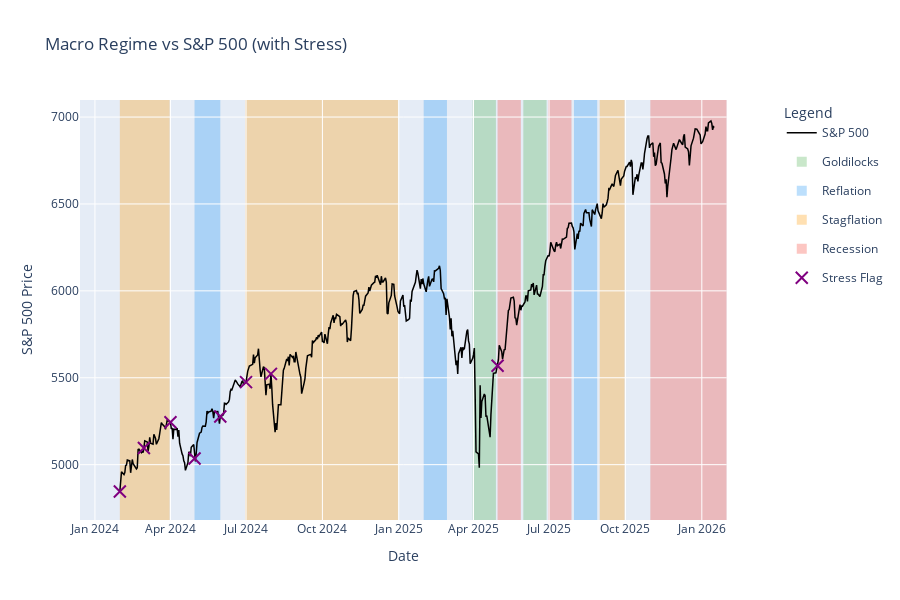

The notebook cell saved with this chart:
### Code cell
# Visualization: Regime vs SPX (with Stress Flag)
try:
    import yfinance as yf
    import plotly.graph_objects as go
    from plotly.subplots import make_subplots

    if 'df' not in locals() or 'date' not in df.columns:
        # Fallback if cell 1 wasn't run
        print("Please run the first cell to load 'df' with regime data.")
    else:
        # 1. Prepare Regime Data
        viz_df = df.copy()
        viz_df['date'] = pd.to_datetime(viz_df['date'])
        viz_df = viz_df.sort_values('date')
        
        start_date_viz = viz_df['date'].min()
        end_date_viz = viz_df['date'].max()

        # 2. Fetch SPX Data
        print(f"Fetching SPX data from {start_date_viz.date()} to {end_date_viz.date()}...")
        spx = yf.download("^GSPC", start=start_date_viz, end=end_date_viz + pd.Timedelta(days=1), progress=False)
        
        if spx.empty:
            print("Failed to fetch SPX data.")
        else:
            # Handle MultiIndex if present (yfinance update)
            if isinstance(spx.columns, pd.MultiIndex):
                spx_close = spx["Close"].iloc[:, 0] # Take first column if multi-level
            else:
                spx_close = spx["Close"]
            
            # 3. Create Plot
            fig = make_subplots(specs=[[{"secondary_y": True}]])

            # Add SPX trace
            fig.add_trace(
                go.Scatter(x=spx_close.index, y=spx_close, name="S&P 500", line=dict(color='black', width=1.5)),
                secondary_y=False,
            )

            # Add Background Colors for Regulation
            regime_colors = {
                1: "rgba(76, 175, 80, 0.3)",   # Green (Goldilocks)
                2: "rgba(33, 150, 243, 0.3)",  # Blue (Reflation)
                3: "rgba(255, 152, 0, 0.3)",   # Orange (Stagflation)
                4: "rgba(244, 67, 54, 0.3)"    # Red (Recession)
            }
            regime_labels = {
                1: "Goldilocks",
                2: "Reflation",
                3: "Stagflation",
                4: "Recession"
            }

             # Add invisible traces for Legend (Regimes)
            for r_id, color in regime_colors.items():
                fig.add_trace(
                    go.Scatter(
                        x=[None], y=[None],
                        mode='markers',
                        marker=dict(size=10, color=color, symbol='square'),
                        name=regime_labels.get(r_id, f"Regime {r_id}"),
                        legendgroup=f"group{r_id}",
                        showlegend=True
                    ),
                    secondary_y=False
                )

            # Draw Background Rectangles
            viz_df['group'] = (viz_df['regime_id'] != viz_df['regime_id'].shift()).cumsum()
            for _, group in viz_df.groupby('group'):
                r_id = group['regime_id'].iloc[0]
                g_start = group['date'].min()
                g_end = group['date'].max()
                if len(group) == 1:
                     g_end = g_start + pd.Timedelta(days=28) 
                
                if r_id in regime_colors:
                    fig.add_vrect(
                        x0=g_start,
                        x1=g_end,
                        fillcolor=regime_colors[r_id],
                        layer="below",
                        line_width=0,
                    )
            
            # Add Stress Flag Markers
            # Explicitly cast to boolean to handle potential string 'true'/'false' or objects
            # Convert non-boolean to boolean if necessary (e.g., string 'true' -> True)
            viz_df['stress_flag_bool'] = viz_df['stress_flag'].astype(str).str.lower() == 'true'
            
            stress_data = viz_df[viz_df['stress_flag_bool'] == True]
            print(f"Found {len(stress_data)} occurrences of stress_flag=True")
            
            if not stress_data.empty:
                # Align dates
                stress_dates = stress_data['date']
                # Reindex SPX to these dates, tolerating nearest match within say 3 days
                spx_locs = spx_close.index.get_indexer(stress_dates, method='nearest', tolerance=pd.Timedelta('3 days'))
                
                # Filter out -1s (no match found within tolerance)
                valid_locs = spx_locs != -1
                if valid_locs.any():
                    stress_y = spx_close.iloc[spx_locs[valid_locs]]
                    stress_x = spx_close.index[spx_locs[valid_locs]]

                    fig.add_trace(
                        go.Scatter(
                            x=stress_x,
                            y=stress_y,
                            mode='markers',
                            marker=dict(size=12, color='purple', symbol='x-thin', line=dict(width=2, color='purple')),
                            name="Stress Flag",
                            showlegend=True
                        ),
                        secondary_y=False
                    )
                else:
                    print("No matching SPX dates found for stress flags.")
            else:
                print("No stress flags found in the data.")

            fig.update_layout(
                title_text="Macro Regime vs S&P 500 (with Stress)",
                xaxis_title="Date",
                yaxis_title="S&P 500 Price",
                height=600,
                legend_title="Legend"
            )

            fig.show()

except ImportError as e:
    print(f"Library missing: {e}. Please install plotly and yfinance.")
except Exception as e:
    print(f"An error occurred during visualization: {e}")

### Figure 1 — Plotly figure (JSON) as saved in the notebook; plotly's stock layout.template omitted (floating-point values rounded to 4 significant figures; data arrays with more than 128 entries replaced by an {"elided": "..."} marker saying what was removed)
{"data": [{"line": {"color": "black", "width": 1.5}, "name": "S&P 500", "type": "scatter", "x": {"elided": "493 str values"}, "xaxis": "x", "y": {"elided": "493 float values"}, "yaxis": "y"}, {"legendgroup": "group1", "marker": {"color": "rgba(76, 175, 80, 0.3)", "size": 10, "symbol": "square"}, "mode": "markers", "name": "Goldilocks", "showlegend": true, "type": "scatter", "x": [null], "xaxis": "x", "y": [null], "yaxis": "y"}, {"legendgroup": "group2", "marker": {"color": "rgba(33, 150, 243, 0.3)", "size": 10, "symbol": "square"}, "mode": "markers", "name": "Reflation", "showlegend": true, "type": "scatter", "x": [null], "xaxis": "x", "y": [null], "yaxis": "y"}, {"legendgroup": "group3", "marker": {"color": "rgba(255, 152, 0, 0.3)", "size": 10, "symbol": "square"}, "mode": "markers", "name": "Stagflation", "showlegend": true, "type": "scatter", "x": [null], "xaxis": "x", "y": [null], "yaxis": "y"}, {"legendgroup": "group4", "marker": {"color": "rgba(244, 67, 54, 0.3)", "size": 10, "symbol": "square"}, "mode": "markers", "name": "Recession", "showlegend": true, "type": "scatter", "x": [null], "xaxis": "x", "y": [null], "yaxis": "y"}, {"marker": {"color": "purple", "line": {"color": "purple", "width": 2}, "size": 12, "symbol": "x-thin"}, "mode": "markers", "name": "Stress Flag", "showlegend": true, "type": "scatter", "x": ["2024-01-31T00:00:00.000000000", "2024-02-29T00:00:00.000000000", "2024-04-01T00:00:00.000000000", "2024-04-30T00:00:00.000000000", "2024-05-31T00:00:00.000000000", "2024-07-01T00:00:00.000000000", "2024-07-31T00:00:00.000000000", "2025-04-30T00:00:00.000000000"], "xaxis": "x", "y": [4846.0, 5096.0, 5244.0, 5036.0, 5278.0, 5475.0, 5522.0, 5569.0], "yaxis": "y"}], "layout": {"height": 600, "legend": {"title": {"text": "Legend"}}, "shapes": [{"fillcolor": "rgba(255, 152, 0, 0.3)", "layer": "below", "line": {"width": 0}, "type": "rect", "x0": "2024-01-31T00:00:00", "x1": "2024-03-31T00:00:00", "xref": "x", "y0": 0, "y1": 1, "yref": "y domain"}, {"fillcolor": "rgba(33, 150, 243, 0.3)", "layer": "below", "line": {"width": 0}, "type": "rect", "x0": "2024-04-30T00:00:00", "x1": "2024-05-31T00:00:00", "xref": "x", "y0": 0, "y1": 1, "yref": "y domain"}, {"fillcolor": "rgba(255, 152, 0, 0.3)", "layer": "below", "line": {"width": 0}, "type": "rect", "x0": "2024-06-30T00:00:00", "x1": "2024-12-31T00:00:00", "xref": "x", "y0": 0, "y1": 1, "yref": "y domain"}, {"fillcolor": "rgba(33, 150, 243, 0.3)", "layer": "below", "line": {"width": 0}, "type": "rect", "x0": "2025-01-31T00:00:00", "x1": "2025-02-28T00:00:00", "xref": "x", "y0": 0, "y1": 1, "yref": "y domain"}, {"fillcolor": "rgba(76, 175, 80, 0.3)", "layer": "below", "line": {"width": 0}, "type": "rect", "x0": "2025-03-31T00:00:00", "x1": "2025-04-28T00:00:00", "xref": "x", "y0": 0, "y1": 1, "yref": "y domain"}, {"fillcolor": "rgba(244, 67, 54, 0.3)", "layer": "below", "line": {"width": 0}, "type": "rect", "x0": "2025-04-30T00:00:00", "x1": "2025-05-28T00:00:00", "xref": "x", "y0": 0, "y1": 1, "yref": "y domain"}, {"fillcolor": "rgba(76, 175, 80, 0.3)", "layer": "below", "line": {"width": 0}, "type": "rect", "x0": "2025-05-31T00:00:00", "x1": "2025-06-28T00:00:00", "xref": "x", "y0": 0, "y1": 1, "yref": "y domain"}, {"fillcolor": "rgba(244, 67, 54, 0.3)", "layer": "below", "line": {"width": 0}, "type": "rect", "x0": "2025-06-30T00:00:00", "x1": "2025-07-28T00:00:00", "xref": "x", "y0": 0, "y1": 1, "yref": "y domain"}, {"fillcolor": "rgba(33, 150, 243, 0.3)", "layer": "below", "line": {"width": 0}, "type": "rect", "x0": "2025-07-31T00:00:00", "x1": "2025-08-28T00:00:00", "xref": "x", "y0": 0, "y1": 1, "yref": "y domain"}, {"fillcolor": "rgba(255, 152, 0, 0.3)", "layer": "below", "line": {"width": 0}, "type": "rect", "x0": "2025-08-31T00:00:00", "x1": "2025-09-30T00:00:00", "xref": "x", "y0": 0, "y1": 1, "yref": "y domain"}, {"fillcolor": "rgba(244, 67, 54, 0.3)", "layer": "below", "line": {"width": 0}, "type": "rect", "x0": "2025-10-31T00:00:00", "x1": "2026-01-31T00:00:00", "xref": "x", "y0": 0, "y1": 1, "yref": "y domain"}], "title": {"text": "Macro Regime vs S&P 500 (with Stress)"}, "xaxis": {"anchor": "y", "domain": [0, 0.94], "title": {"text": "Date"}}, "yaxis": {"anchor": "x", "domain": [0, 1], "title": {"text": "S&P 500 Price"}}, "yaxis2": {"anchor": "x", "overlaying": "y", "side": "right"}}}
